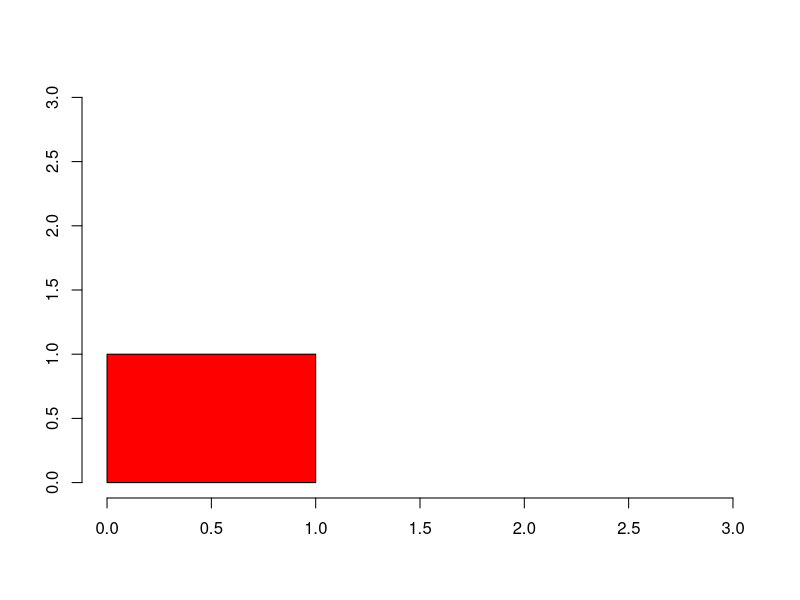

The R script that drew this image:
library(dichromat)

heatmap<-function (heat){
  xLength <- ncol(heat)
  yLength <- nrow(heat)
  plot (c(0,xLength+3),c(0,yLength+3),type= 'n',axes = FALSE, ann=FALSE)
  axis(1)
  axis(2)
  colfun = colorRampPalette(c("red","orange"))
  colours = colfun(101)
  for(i in yLength:1){
    for (j in 1:xLength){
      x= heat[i,j]
      xCoords = c(j,j+1,j+1,j)
      yCoords = c(i,i,i-1,i-1)
      polygon(xCoords,yCoords,col = colours[round(x*100)-1])
    }
  }
}
polyGun<-function (){
  plot (c(0,3),c(0,3),type= 'n',axes = FALSE, ann=FALSE)
  axis(1)
  axis(2)
  xCoords = c(0,0,1,1)
  yCoords = c(0,1,1,0)
  polygon(xCoords,yCoords,col = 'red')
}

#data = matrix(runif(4*3),4,3)
#heatmap((data))
polyGun()
